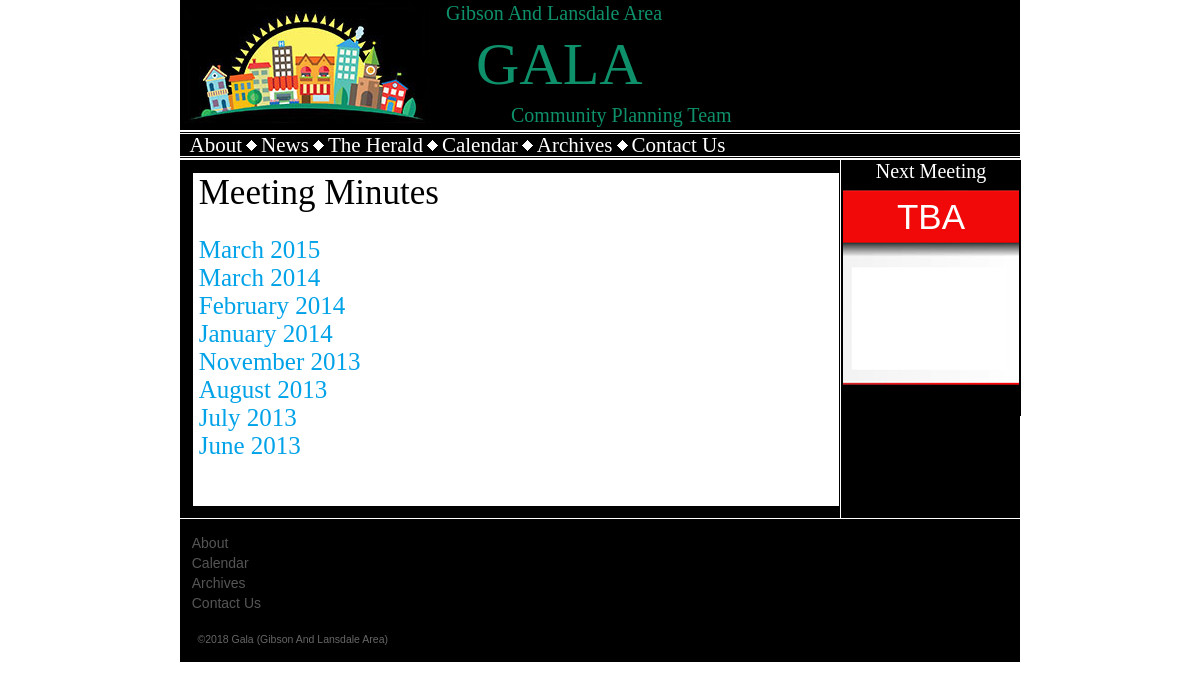
Page /index.php?page=Archives&index=0 on the committed database.
### tables this page shows
CREATE TABLE `staticmenu` (
  `Index1` int(11) NOT NULL,
  `MenuName` varchar(255) NOT NULL,
  `Content` blob NOT NULL
);

CREATE TABLE `minutes` (
  `Index1` int(11) NOT NULL,
  `Title` blob NOT NULL,
  `PhysicalLocation` blob NOT NULL
);

### Includes/mysql55.php (called while the page is built, shortened)
<?php
class MySQL
{
	function MySQL ($db_host, $db_name, $db_username, $db_password)
	{
		$this->host		=	"mysql:host=" . $db_host . ";dbname=" . $db_name . ";charset=utf8";
		$this->username	=	$db_username;
		$this->password	=	$db_password;
	}
	function fetchData($queryString)
	{
		$DB = new PDO($this->host, $this->username, $this->password);
		$stmt = $DB->query($queryString);
		$results = $stmt->fetchAll(PDO::FETCH_ASSOC);
		return $results;
	}
}
?>

### Includes/Archives.php (the view, shortened to what this page needs)
<?php
	if(isset($_GET['index']))
		$offset = $_GET['index'];
	else
		$offset = 0;
	$offset = $MinutesCount * $offset;
	$query = "select count(`Index1`) as num_rows from `minutes`";
	if($offset == 0)
		$query = "SELECT * FROM `minutes` ORDER BY `Index1` DESC LIMIT " . $MinutesCount .";";
	else
	{
		$offset = $offset -0;
		$query = "SELECT * FROM `minutes` ORDER BY `Index1` DESC LIMIT " . $MinutesCount . " OFFSET " . $offset . ";";
	}
	print "<article class=\"ArticleBox\" style=\"width:97%;\"><div id=\"articlespace\"><ArticleBoxTitle>Meeting Minutes</ArticleBoxTitle><br><br>";
	$result = $DB1->fetchdata($query);
	for($c=0; $c < count($result); $c++)
	{
		print "<h1><a style=\"color:#00A2E8;\" href=\"" . $result[$c]['PhysicalLocation'] . "\">" . $result[$c]['Title'] . "</a></h1>";
	}
	print "</div><br> &nbsp;";
	print "</article>";
?>

### index.php (shortened to what this page needs)
<?php
$MinutesCount=15;
?>
<!doctype html>
<html>
<head>
<link rel="stylesheet" type="text/css" href="./Style.css">
</head>
<body>
    <header class="HeadPanel">
    	<TitleBlock>
        	<table width="100%" >
            	<tr style="height:1.25em;">
                	<td rowspan="3" style="width:16.25em" ><img src="./Images/GalaLogoL.jpg" alt="Gala Logo" style="margin-right:0px;" ></td>
                	<td style="padding:0px; margin:0px;"><font style="font-size:1.25em">Gibson And Lansdale Area</font></td>
                </tr>
                <tr><td style="padding: 0px; margin:0px;"><font style="font-size:3.75em">&nbsp;&nbsp;GALA</font></td></tr>
                <tr><td style="padding:0px; margin:0px;"><font style="font-size:1.25em">&nbsp;&nbsp;&nbsp;&nbsp;&nbsp;&nbsp;&nbsp;&nbsp;&nbsp;&nbsp;&nbsp;&nbsp;&nbsp;Community Planning Team</font></td></tr>
            </table>
       </TitleBlock>
        </header>
    <nav class="Menu1">
    	<MenuBlock>
        	<table id="MenuTable">
            	<tr>
<?php
	include("./Includes/mysql55.php");
	$query = "SELECT `MenuName` FROM `staticmenu` WHERE 1";
	$result = $DB1->fetchData($query);
	for($c=0; $c < count($result); $c++)
	{
		if(strtoupper($result[$c]['MenuName']) != "CONTACT US")
		{
			print"
					<td><a href=\"./index.php?page=" . $result[$c]['MenuName'] . "\">" . $result[$c]['MenuName'] . "</a> </td>
					<td><img src=\"Images/Diamond.gif\" style=\"padding-bottom:0.0625em;\"> </td>";
		}
		else
		{
			print"
					<td><a href=\"./index.php?page=News\">News</a> </td>
					<td><img src=\"Images/Diamond.gif\" style=\"padding-bottom:0.0625em;\"> </td>
					<td><a href=\"./index.php?page=The Herald\">The Herald</a> </td>
					<td><img src=\"Images/Diamond.gif\" style=\"padding-bottom:0.0625em;\"> </td>
					<td><a href=\"./index.php?page=Calendar\">Calendar</a> </td>
                    <td><img src=\"Images/Diamond.gif\" style=\"padding-bottom:0.0625em;\"> </td>
					<td><a href=\"./index.php?page=Archives&index=0\">Archives</a> </td>
                    <td><img src=\"Images/Diamond.gif\" style=\"padding-bottom:0.0625em;\"> </td>
                    <td><a href=\"./index.php?page=" . $result[$c]['MenuName'] . "\">" . $result[$c]['MenuName'] . "</a> </td>";
		}
	}
?>
                </tr>
            </table>
     	</MenuBlock>
	</nav>
    <section class="LeftPanel">
<?php
	if(isset($_GET['page']))
	{
		$query = "SELECT * FROM `staticmenu` WHERE `MenuName` LIKE '" . $_GET['page'] . "'";
		$result = $DB1->fetchData($query);
		if(count($result) > 0)
		{
			print"
			<article class=\"ArticleBox\" style=\"width:97%;\">
				<div id=\"articlespace\">" . $result[0]['Content'] . "<br></div>
			</article>";
		}
		else
		{
			if($_GET['page'] == "Archives")
				include("./Includes/Archives.php");
			elseif($_GET['page'] == "News")
				include("./Includes/News.php");
			elseif($_GET['page'] == "Story")
				include("./Includes/Story.php");
			elseif($_GET['page'] == "The Herald")
				include("./Includes/Issues.php");
			elseif($_GET['page'] == "Article")
				include("./Includes/Article.php");
			elseif($_GET['page'] == "Calendar")
				include("./Includes/Calendar.php");
			elseif($_GET['page'] == "Events")
				include("./Includes/Events.php");
			elseif($_GET['page'] == "Event")
				include("./Includes/Event.php");
		}
	}
	else
	{
		include("./Includes/News.php");
	}
?>
    </section>
    <section class="RightPanel">
    	Next Meeting
    	<table id="CalendarTable" border="0">
        	<tr>
            	<td style="background-image:url(Images/Calendar.gif); background-repeat:no-repeat; background-size:auto; background-position:bottom; height:10em;" valign="top">
                	<font color="#FFFFFF" style="font-family:Arial;"><div style="margin-top:0.3em; font-size:1.75em"><?php
						$query = "SELECT * FROM `calendar` WHERE `Date1` > NOW() ORDER BY `Date1` LIMIT 1";
						$result = $DB1->fetchData($query);
						if(count($result) > 0)
						{
							$monthNum = explode("-", $result[0]['Date1']);
							$monthName = date('F', mktime(0, 0, 0, $monthNum[1], 10));
							print $monthName;
							$time1 = date('g:i A', strtotime('2010-05-29' . $result[0]['Time1']));
						}
						else
							print "TBA";
					?></div></font>
                    <br>
                </td>
            </tr>
            <tr>
            	<td><br>
                </td>
            </tr>
        </table>
    </section>
    <footer class="BottomPanel">
            <table style="background-image:url(Images/Bar2.gif); background-repeat:repeat-x; padding-top:0.9375em; padding-left:0.625em;" width="100%">
                <tr>
                    <td style="background-color:#000000"><a class="BottomLinks" href="index.php?page=About">About</a></td>
                </tr>
                <tr>
                    <td style="background-color:#000000"><a class="BottomLinks" href="index.php?page=Calendar">Calendar</a></td>
                </tr>
                <tr>
                    <td style="background-color:#000000"><a class="BottomLinks" href="index.php?page=Archives">Archives</a></td>
                </tr>
                <tr>
                    <td style="background-color:#000000"><a class="BottomLinks" href="index.php?page=Contact Us">Contact Us</a></td>
                </tr>
            </table>
            <br>
            <font style="font-family:Arial; font-size:0.75em;">&nbsp;&nbsp;&nbsp;&nbsp;&nbsp;&nbsp;&copy;<?php print date('Y');?> Gala (Gibson And Lansdale Area)</font><br>&nbsp;
   	</footer>
    <br>
</body>
</html>

### Style.css (style rules this page uses)
body { background-color:#FFFFFF; margin: 0; padding: 0 auto; }
.HeadPanel { width:70%; margin-left:15%; background-color:#000000; color: #FFFFFF; }
TitleBlock { font-family:Century Gothic; color: #0e906a; }
.Menu1 { width:70%; margin-left:15%; background-color:#000000; color: #FFFFFF; background-image:url(Images/Bar1.gif); background-repeat:repeat-x; height:2.5em; }
MenuBlock { font-family:Century Gothic; font-size: 1.3125em; padding-bottom:0.0625em; }
table#MenuTable { padding-left:0.3125em; }
.LeftPanel { float: left; width:55%; margin-left:15%; background-color:#000000; color: #FFFFFF; font-family:Century Gothic; font-size: 1.25em; margin-top: -0.5em; }
.RightPanel { float: left; width:15%; background-color:#000000; color: #FFFFFF; font-family:Century Gothic; font-size: 1.25em; text-align:center; margin-top: -0.5em; }
table#CalendarTable { padding:0; margin:0px; width:100%; border:none; }
.BottomPanel { float:inherit; width:70%; margin-left:15%; background-color:#000000; color: #666666; background-position:top; font-family:Arial; font-size: 0.875em; }
.ArticleBox { float: left; width:auto; margin-left:0.625em; margin-right:0.625em; background-color:#FFFFFF; color: #000000; margin-top:0.625em; margin-bottom:0.625em; padding-left:0px; padding-right:0.3125em; min-width:50% }
a { color:#FFFFFF; text-decoration:none; }
ArticleBoxTitle { font-size:1.75em; margin-bottom:0.625em; }
div#articlespace { padding-left:0.3125em; }
h1 { font-family:Century Gothic; font-size:1.25em; color:#000000; margin:0; padding:0; font-weight:200; }
.BottomLinks { color: #555555; }

### rows in the picture
staticmenu: MenuName "About"
staticmenu: MenuName "Contact Us"
minutes: Title "March 2015"
minutes: Title "March 2014"
minutes: Title "February 2014"
minutes: Title "January 2014"
minutes: Title "November 2013"
minutes: Title "August 2013"
minutes: Title "July 2013"
minutes: Title "June 2013"
